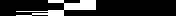

Below is a game level as drawn by its tile map, then a one-line description and the .tmx file that defines it, in full:
An orthogonal 11x1 tile map with 16x16 px tiles, 1 tile layer (ShoeBox Tile Grab).

<map version="1.0" orientation="orthogonal" width="11" height="1" tilewidth="16" tileheight="16">
<tileset firstgid="1" name="introScene_bank.png" tilewidth="16" tileheight="16">
	<image source="introScene_bank.png" width="176" height="16" />
</tileset>
	<layer name="ShoeBox Tile Grab" width="11" height="1">
		<data>
			<tile gid="1" />
			<tile gid="2" />
			<tile gid="3" />
			<tile gid="4" />
			<tile gid="5" />
			<tile gid="6" />
			<tile gid="7" />
			<tile gid="7" />
			<tile gid="7" />
			<tile gid="7" />
			<tile gid="7" />
		</data>
	</layer>
</map>
